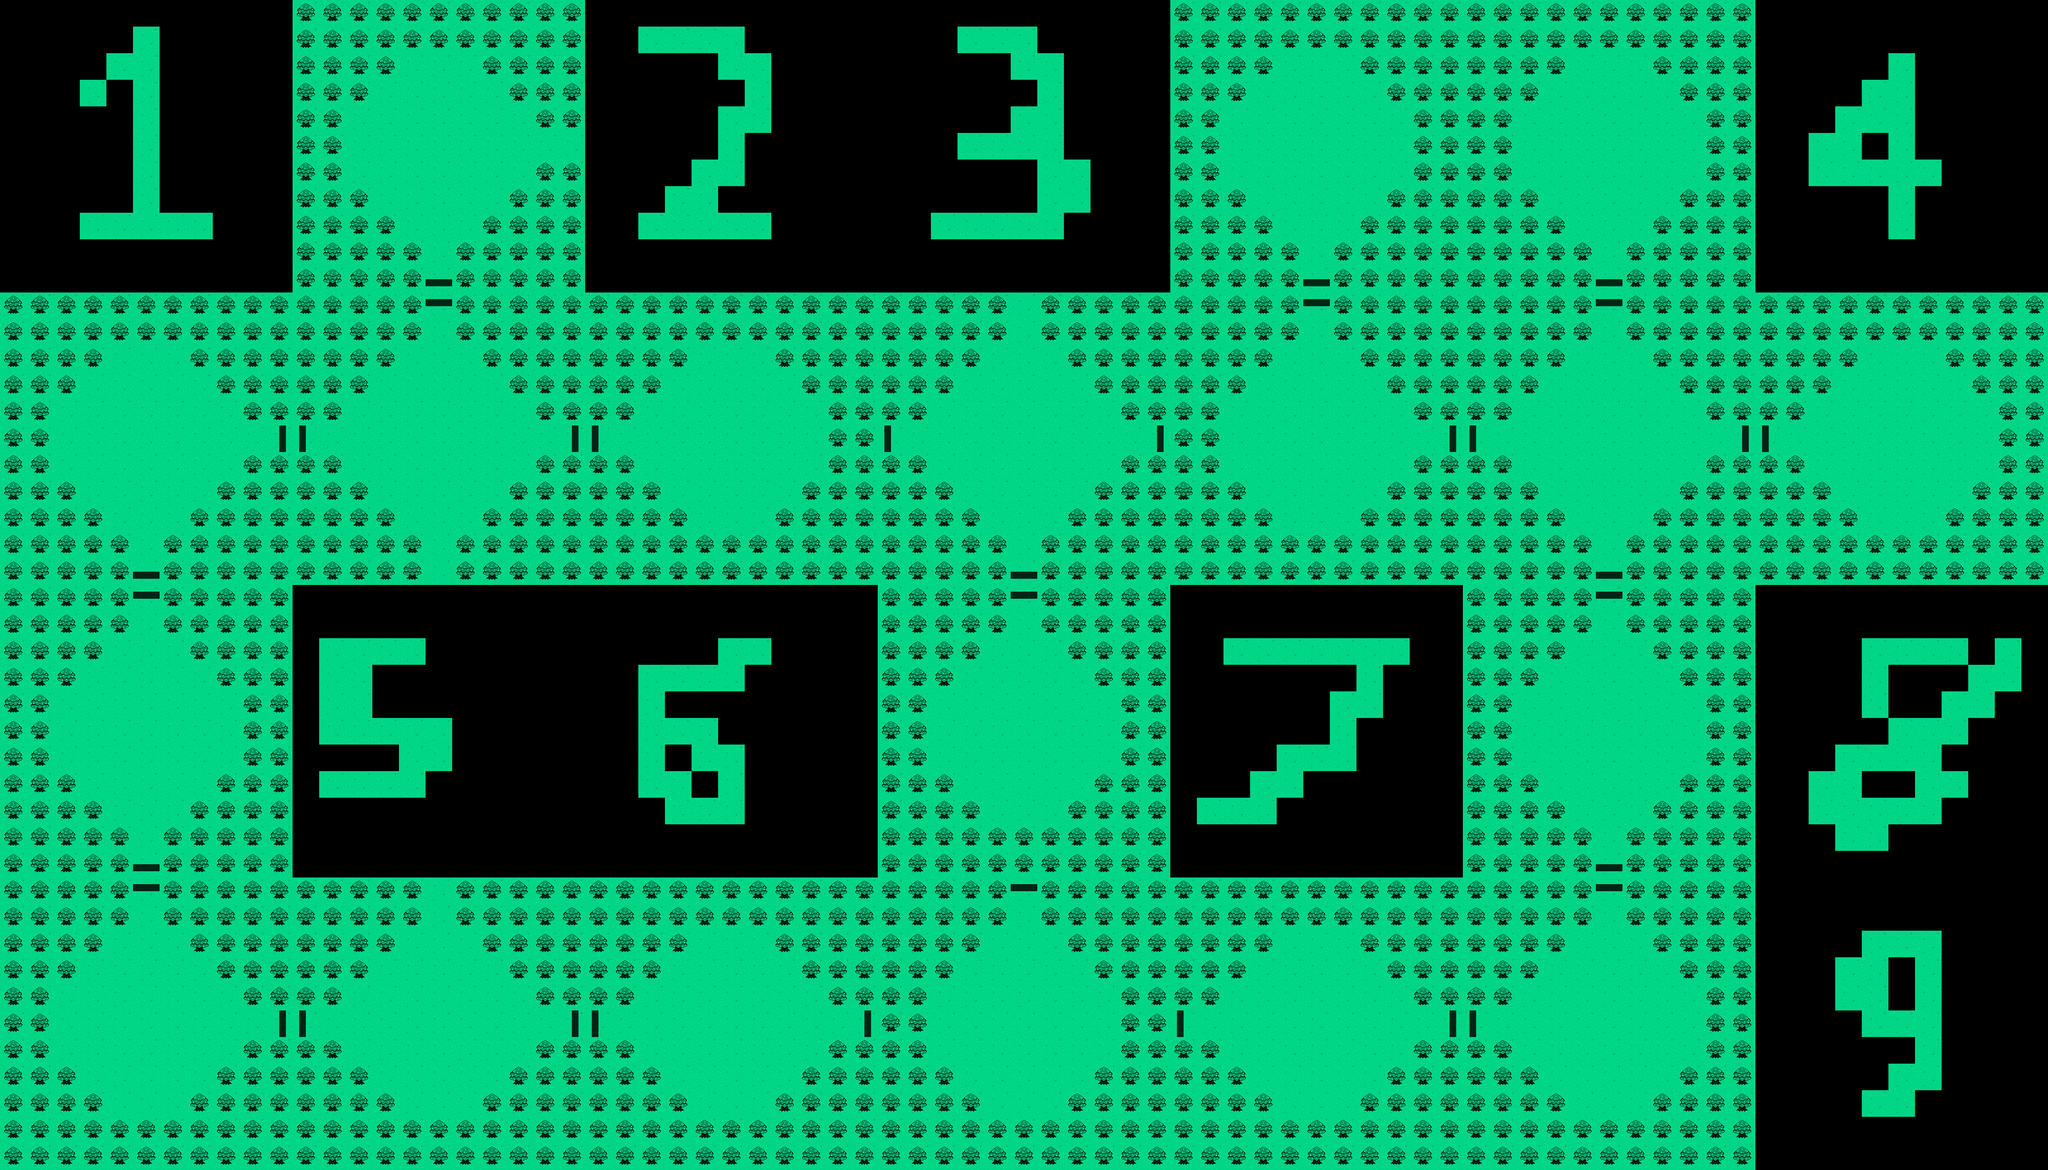

The image is a tile-based game level rendered from a .tmx file. Its description and source (layers, tilesets, objects; grid data summarised) follow:
An orthogonal 77x44 tile map with 64x64 px tiles, 3 tile layers (floor, terrain, doors) and 1 object (Spawnpoint).

<map version="1.5" tiledversion="1.6.0" orientation="orthogonal" renderorder="right-down" width="77" height="44" tilewidth="64" tileheight="64" infinite="0" nextlayerid="6" nextobjectid="49">
 <editorsettings>
  <export target="level1.json" format="json" />
 </editorsettings>
 <properties>
  <property name="wall" type="bool" value="false" />
 </properties>
 <tileset firstgid="1" name="tilesheet" tilewidth="64" tileheight="64" tilecount="12" columns="4">
  <image source="tilesheet.png" width="256" height="192" />
  <tile id="0">
   <properties>
    <property name="direction" value="" />
    <property name="door" type="bool" value="false" />
    <property name="wall" type="bool" value="true" />
   </properties>
  </tile>
  <tile id="1">
   <properties>
    <property name="direction" value="" />
    <property name="door" type="bool" value="false" />
    <property name="wall" type="bool" value="false" />
   </properties>
  </tile>
  <tile id="2">
   <properties>
    <property name="direction" value="" />
    <property name="door" type="bool" value="false" />
    <property name="wall" type="bool" value="false" />
   </properties>
  </tile>
  <tile id="3">
   <properties>
    <property name="direction" value="" />
    <property name="door" type="bool" value="false" />
    <property name="wall" type="bool" value="false" />
   </properties>
  </tile>
  <tile id="4">
   <properties>
    <property name="direction" value="" />
    <property name="door" type="bool" value="false" />
    <property name="wall" type="bool" value="false" />
   </properties>
  </tile>
  <tile id="5">
   <properties>
    <property name="direction" value="" />
    <property name="door" type="bool" value="false" />
    <property name="wall" type="bool" value="false" />
   </properties>
  </tile>
  <tile id="6">
   <properties>
    <property name="direction" value="" />
    <property name="door" type="bool" value="false" />
    <property name="wall" type="bool" value="false" />
   </properties>
  </tile>
  <tile id="7">
   <properties>
    <property name="direction" value="" />
    <property name="door" type="bool" value="false" />
    <property name="wall" type="bool" value="false" />
   </properties>
  </tile>
  <tile id="8">
   <properties>
    <property name="direction" value="up" />
    <property name="door" type="bool" value="true" />
    <property name="wall" type="bool" value="false" />
   </properties>
  </tile>
  <tile id="9">
   <properties>
    <property name="direction" value="down" />
    <property name="door" type="bool" value="true" />
    <property name="wall" type="bool" value="false" />
   </properties>
  </tile>
  <tile id="10">
   <properties>
    <property name="direction" value="left" />
    <property name="door" type="bool" value="true" />
    <property name="wall" type="bool" value="false" />
   </properties>
  </tile>
  <tile id="11">
   <properties>
    <property name="direction" value="right" />
    <property name="door" type="bool" value="true" />
    <property name="wall" type="bool" value="false" />
   </properties>
  </tile>
 </tileset>
 <layer id="1" name="floor" width="77" height="44">
  <data>[3388 cells, 2472 non-empty, 1 distinct tile ids]</data>
 </layer>
 <layer id="3" name="terrain" width="77" height="44">
  <data>[3388 cells, 1518 non-empty, 1 distinct tile ids]</data>
 </layer>
 <layer id="5" name="doors" width="77" height="44">
  <data>[3388 cells, 35 non-empty, 4 distinct tile ids]</data>
 </layer>
 <objectgroup id="4" name="triggers">
  <object id="47" name="Spawnpoint" x="2464" y="1760">
   <point />
  </object>
 </objectgroup>
</map>